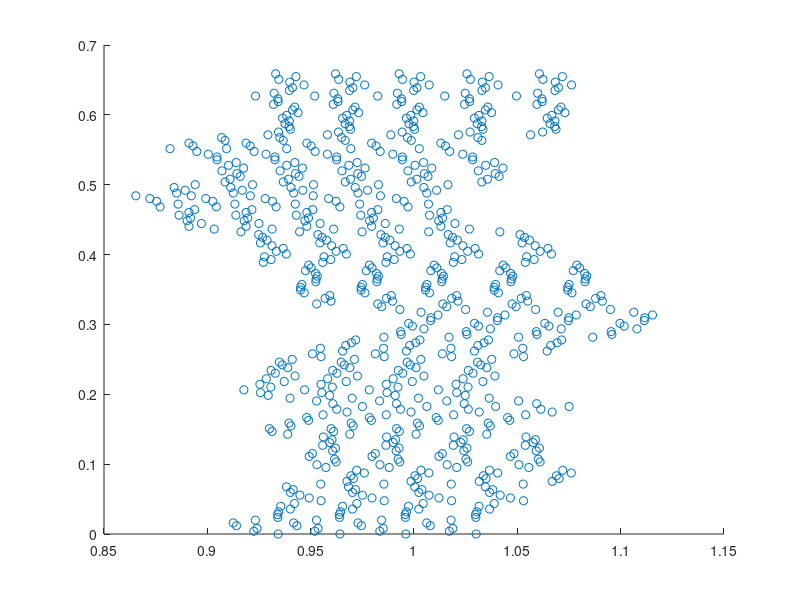

Recreate this plot in MATLAB. (Note: this script raises an error after producing the figure.)
% Computational Finance CW2
% Question 1
% train 5 files
% all in train and test
load options.mat
%%
optionNum=4;% number of strike price
strikePrices=[2925 3025 3125 3225 3325];

L=length(stockPrice);% data length 222
Lwin=fix(L/4);% window length 55
LUse=L-Lwin;% used length 167

LAll=835; % all data length
LTrain=round(0.9*LAll); % train data length
LTest=LAll-LTrain; % test data length 

% interval_Tr=(optionNum-1)*Lrest+1:(optionNum-1)*Lrest+LTrain;
% interval_Ts=(optionNum-1)*Lrest+LTrain+1:(optionNum-1)*Lrest+Lrest;
% interval_All=(optionNum-1)*Lrest+1:(optionNum-1)*Lrest+Lrest;

interval_Tr=1:LTrain;
interval_Ts=LTrain+1:835;
interval_All=1:835;

Tt=ones(L,1);
for i=1:L
    Tt(i)=(L-i)/252;
end

% data: X=[S/X T-t]
X=[stockPrice(56:L)./strikePrices(1) Tt(56:L,1);...
    stockPrice(56:L)./strikePrices(2) Tt(56:L,1);...
    stockPrice(56:L)./strikePrices(3) Tt(56:L,1);...
    stockPrice(56:L)./strikePrices(4) Tt(56:L,1);...
    stockPrice(56:L)./strikePrices(5) Tt(56:L,1)];

XAll=X(interval_All,:); % all data
XTrain=X(interval_Tr,:); % train data
XTest=X(interval_Ts,:); % test data

% normalized call option price from BS formula
CX_BS=[BSOptionCPrices(:,1)./strikePrices(1);...
    BSOptionCPrices(:,2)./strikePrices(2);...
    BSOptionCPrices(:,3)./strikePrices(3);...
    BSOptionCPrices(:,4)./strikePrices(4);...
    BSOptionCPrices(:,5)./strikePrices(5)];

CX_BS_All=CX_BS(interval_All,:); % all tag
CX_BS_Train=CX_BS(interval_Tr,:); % train tag
CX_BS_Test=CX_BS(interval_Ts,:); % test tag

% normalized call option price from observation
CX_ob=[optionCPrice(56:222,1)./strikePrices(1);...
    optionCPrice(56:222,2)./strikePrices(2);...
    optionCPrice(56:222,3)./strikePrices(3);...
    optionCPrice(56:222,4)./strikePrices(4);...
    optionCPrice(56:222,5)./strikePrices(5)];

CX_ob_All=CX_ob(interval_All,:); % all tag
CX_ob_Train=CX_ob(interval_Tr,:); % train tag
CX_ob_Test=CX_ob(interval_Ts,:); % test tag
%% GMModel generate 4 means and covariances
GMModel = fitgmdist(XTrain,4,'RegularizationValue',0);

figure(1),clf,
scatter(XTrain(:,1),XTrain(:,2),'r.');
hold on
ezcontour(@(x1,x2)pdf(GMModel,[x1 x2]),get(gca,{'XLim','YLim'}))
title('{\bf Scatter Plot and Fitted Gaussian Mixture Contours}')
axis([0.8 1.3 -0.1 0.8]);
xlabel('S/X','FontSize',13,'FontWeight','bold');
ylabel('T-t','FontSize',13,'FontWeight','bold');
grid on
grid minor
hold off
%% disign matrix
m1=GMModel.mu(1,:);
m2=GMModel.mu(2,:);
m3=GMModel.mu(3,:);
m4=GMModel.mu(4,:);
C1=GMModel.Sigma(:,:,1);
C2=GMModel.Sigma(:,:,2);
C3=GMModel.Sigma(:,:,3);
C4=GMModel.Sigma(:,:,4);

designMat=ones(LTrain,7);% design matrix
designMat(:,5)=XTrain(:,1);
designMat(:,6)=XTrain(:,2);

for i=1:LTrain
    designMat(i,1)=sqrt((XTrain(i,:)-m1)*C1*(XTrain(i,:)-m1)');
    designMat(i,2)=sqrt((XTrain(i,:)-m2)*C2*(XTrain(i,:)-m2)');
    designMat(i,3)=sqrt((XTrain(i,:)-m3)*C3*(XTrain(i,:)-m3)');
    designMat(i,4)=sqrt((XTrain(i,:)-m4)*C4*(XTrain(i,:)-m4)');    
end
%% train using cvx
cvx_begin quiet
variable w(7)
minimize( norm(designMat*w-CX_BS_Train) )
cvx_end
%% C/X surface
% CXNum=60;
% x=linspace(0.82,1.15,CXNum);
% y=linspace(0.7,0,CXNum);
step1=0.01;
step2=0.02;
x=0.82:step1:1.15;
y=0:step2:0.7;
length_SX=length(x);
length_Tt=length(y);

CX=ones(length_Tt,length_SX);
for i=1:length_SX
    for j=1:length_Tt
        CX(j,i)=w(1)*sqrt(([x(i),y(j)]-m1)*C1*([x(i),y(j)]-m1)')...
            +w(2)*sqrt(([x(i),y(j)]-m2)*C2*([x(i),y(j)]-m2)')...
            +w(3)*sqrt(([x(i),y(j)]-m3)*C3*([x(i),y(j)]-m3)')...
            +w(4)*sqrt(([x(i),y(j)]-m4)*C4*([x(i),y(j)]-m4)')...
            +[x(i),y(j)]*[w(5);w(6)]+w(7);
    end
end
%% draw C/X surface and BS scatter
figure(2),clf,
plot3(X(1:167,1),X(1:167,2),CX_BS(1:167),'o',...
    'MarkerSize',6,'MarkerFaceColor','b');
hold on
plot3(X(168:334,1),X(168:334,2),CX_BS(168:334),'o',...
    'MarkerSize',6,'MarkerFaceColor','r');
plot3(X(335:501,1),X(335:501,2),CX_BS(335:501),'o',...
    'MarkerSize',6,'MarkerFaceColor','m');
plot3(X(502:668,1),X(502:668,2),CX_BS(502:668),'o',...
    'MarkerSize',6,'MarkerFaceColor','g');
plot3(X(669:835,1),X(669:835,2),CX_BS(669:835),'o',...
    'MarkerSize',6,'MarkerFaceColor','y');
legend({'2925','3025','3125','3225','3325'},...
    'Location','eastoutside',...
    'Orientation','vertical',...
    'FontSize',13,'FontWeight','bold')
mesh(x,y,CX);

title('Surface and BS scatter','FontSize',16)
xlabel('S/X','FontSize',13,'FontWeight','bold')
ylabel('T-t','FontSize',13,'FontWeight','bold')
zlabel('C/X','FontSize',13,'FontWeight','bold')
axis([0.82 1.15 0 0.7 -0.01 0.17]);
grid on
grid minor
hold off
%% draw C/X surface and observed scatter
% figure(3),clf,
% plot3(X(1:167,1),X(1:167,2),CX_ob(1:167),'o',...
%     'MarkerSize',6,'MarkerFaceColor','b');
% hold on
% plot3(X(168:334,1),X(168:334,2),CX_ob(168:334),'o',...
%     'MarkerSize',6,'MarkerFaceColor','r');
% plot3(X(335:501,1),X(335:501,2),CX_ob(335:501),'o',...
%     'MarkerSize',6,'MarkerFaceColor','m');
% plot3(X(502:668,1),X(502:668,2),CX_ob(502:668),'o',...
%     'MarkerSize',6,'MarkerFaceColor','g');
% plot3(X(669:835,1),X(669:835,2),CX_ob(669:835),'o',...
%     'MarkerSize',6,'MarkerFaceColor','y');
% legend({'2925','3025','3125','3225','3325'},...
%     'Location','eastoutside',...
%     'Orientation','vertical',...
%     'FontSize',13,'FontWeight','bold')
% mesh(x,y,CX);
% 
% title('Surface and observed scatter','FontSize',16)
% xlabel('S/X','FontSize',13,'FontWeight','bold')
% ylabel('T-t','FontSize',13,'FontWeight','bold')
% zlabel('C/X','FontSize',13,'FontWeight','bold')
% axis([0.82 1.15 0 0.7 -0.05 0.17]);
% grid on
% grid minor
% hold off
%% draw validation
CXpred=ones(LAll,1);
for i=1:LAll
    CXpred(i)=w(1)*sqrt((XAll(i,:)-m1)*C1*(XAll(i,:)-m1)')...
        +w(2)*sqrt((XAll(i,:)-m2)*C2*(XAll(i,:)-m2)')...
        +w(3)*sqrt((XAll(i,:)-m3)*C3*(XAll(i,:)-m3)')...
        +w(4)*sqrt((XAll(i,:)-m4)*C4*(XAll(i,:)-m4)')...
        +XAll(i,:)*[w(5);w(6)]+w(7);
end
%% draw validation
preMax=max(CXpred);
preMin=min(CXpred);
BSMax=max(CX_BS_All);
BSMin=min(CX_BS_All);
tMax=max(preMax,BSMax);
tMin=min(preMin,BSMin);

figure(4),clf,
xx1=1:835;
plot(xx1,CXpred,'r','LineWidth',1.5);
xlabel('Date','FontSize',13,'FontWeight','bold')
ylabel('C/X','FontSize',13,'FontWeight','bold')
hold on
plot(xx1,CX_BS_All,'b','LineWidth',1.5);
axis([-inf,inf,-inf,inf]);
legend({'predicted','real'},'Location','northwest',...
    'FontSize',13,'FontWeight','bold');
plot([LTrain,LTrain],[tMin,tMax],'k','LineWidth',2);
grid on
grid minor
hold off
%% draw scatter BS
figure(5),clf,
plot3(X(1:167,1),X(1:167,2),CX_BS(1:167),'o',...
    'MarkerSize',6,'MarkerFaceColor','b');
hold on
plot3(X(168:334,1),X(168:334,2),CX_BS(168:334),'o',...
    'MarkerSize',6,'MarkerFaceColor','r');
plot3(X(335:501,1),X(335:501,2),CX_BS(335:501),'o',...
    'MarkerSize',6,'MarkerFaceColor','m');
plot3(X(502:668,1),X(502:668,2),CX_BS(502:668),'o',...
    'MarkerSize',6,'MarkerFaceColor','g');
plot3(X(669:835,1),X(669:835,2),CX_BS(669:835),'o',...
    'MarkerSize',6,'MarkerFaceColor','y');
legend({'2925','3025','3125','3225','3325'},...
    'Location','eastoutside',...
    'Orientation','vertical',...
    'FontSize',13,'FontWeight','bold')

title('Data generated by BS formula','FontSize',16)
xlabel('S/X','FontSize',13,'FontWeight','bold')
ylabel('T-t','FontSize',13,'FontWeight','bold')
zlabel('C/X','FontSize',13,'FontWeight','bold')
grid on
grid minor
hold off
%% draw scatter observation
% figure(6),clf,
% plot3(X(1:167,1),X(1:167,2),CX_ob(1:167),'o',...
%     'MarkerSize',6,'MarkerFaceColor','b');
% hold on
% plot3(X(168:334,1),X(168:334,2),CX_ob(168:334),'o',...
%     'MarkerSize',6,'MarkerFaceColor','r');
% plot3(X(335:501,1),X(335:501,2),CX_ob(335:501),'o',...
%     'MarkerSize',6,'MarkerFaceColor','m');
% plot3(X(502:668,1),X(502:668,2),CX_ob(502:668),'o',...
%     'MarkerSize',6,'MarkerFaceColor','g');
% plot3(X(669:835,1),X(669:835,2),CX_ob(669:835),'o',...
%     'MarkerSize',6,'MarkerFaceColor','y');
% legend({'2925','3025','3125','3225','3325'},...
%     'Location','eastoutside',...
%     'Orientation','vertical',...
%     'FontSize',13,'FontWeight','bold')
% 
% title('Observed data','FontSize',16)
% xlabel('S/X','FontSize',13,'FontWeight','bold')
% ylabel('T-t','FontSize',13,'FontWeight','bold')
% zlabel('C/X','FontSize',13,'FontWeight','bold')
% grid on
% grid minor
% hold off
%% delta
delta=diff(CX,1,2)/step1;
figure(7),clf,
mesh(x(1:end-1),y,delta);
title('Surface and BS scatter','FontSize',16)
xlabel('S/X','FontSize',13,'FontWeight','bold')
ylabel('T-t','FontSize',13,'FontWeight','bold')
zlabel('delta','FontSize',13,'FontWeight','bold')
grid on
grid minor








